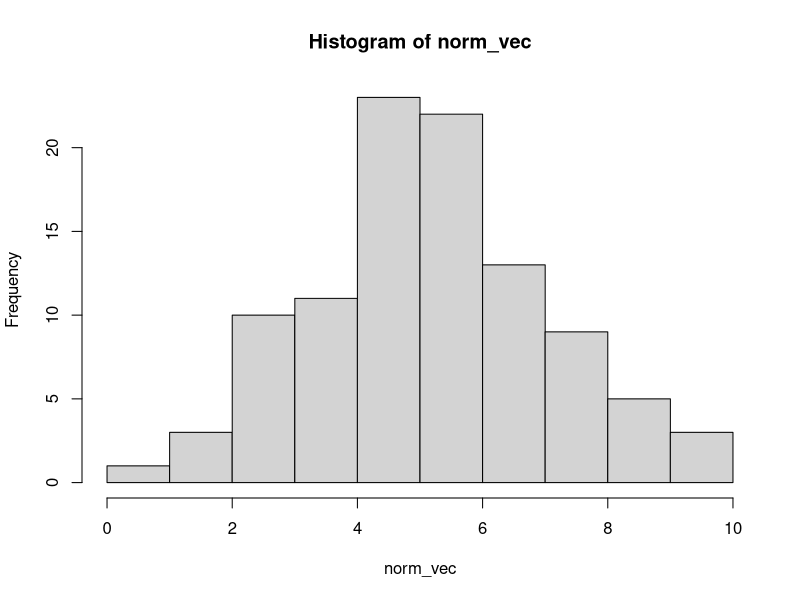
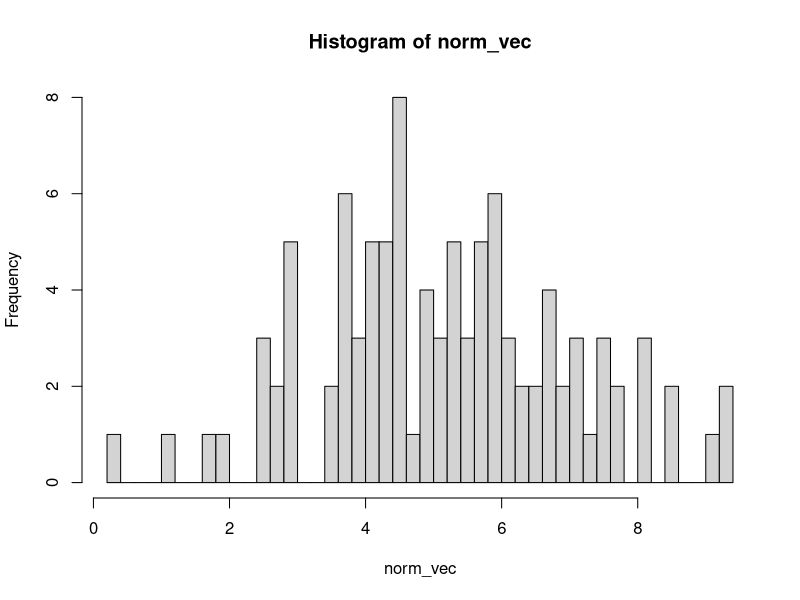
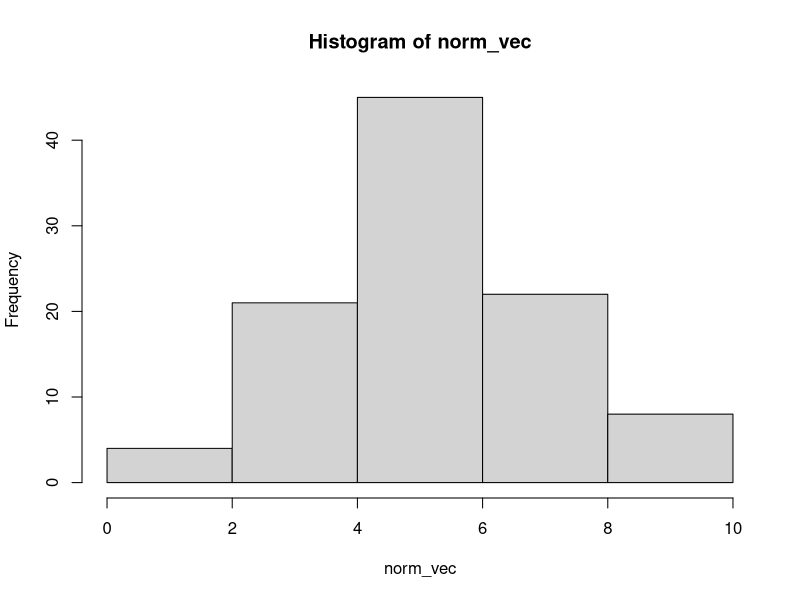
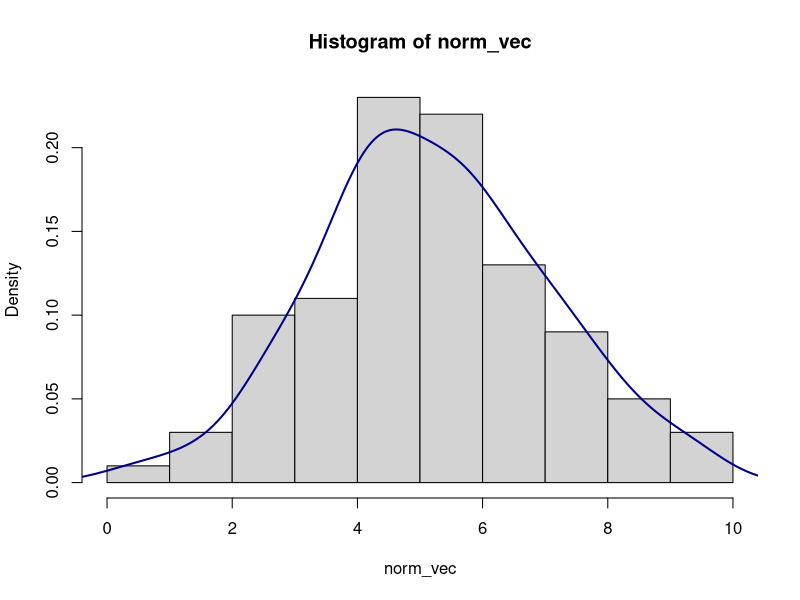
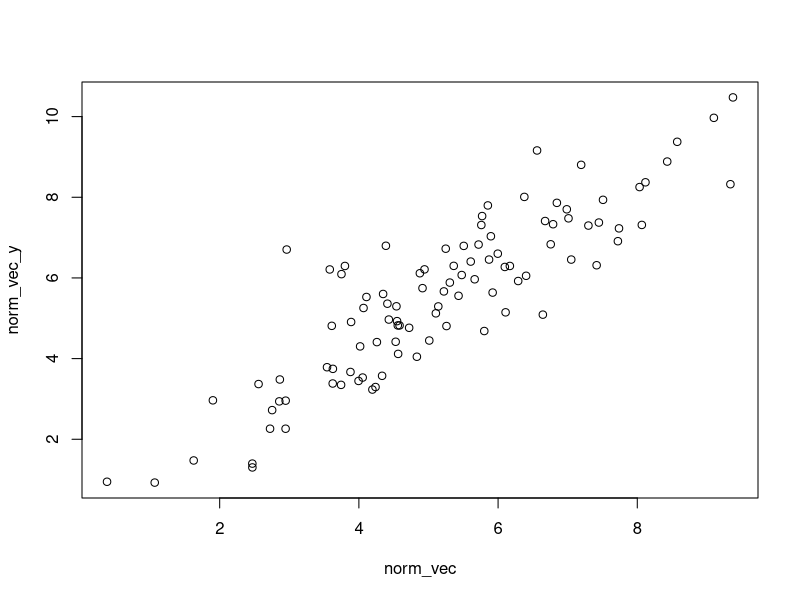
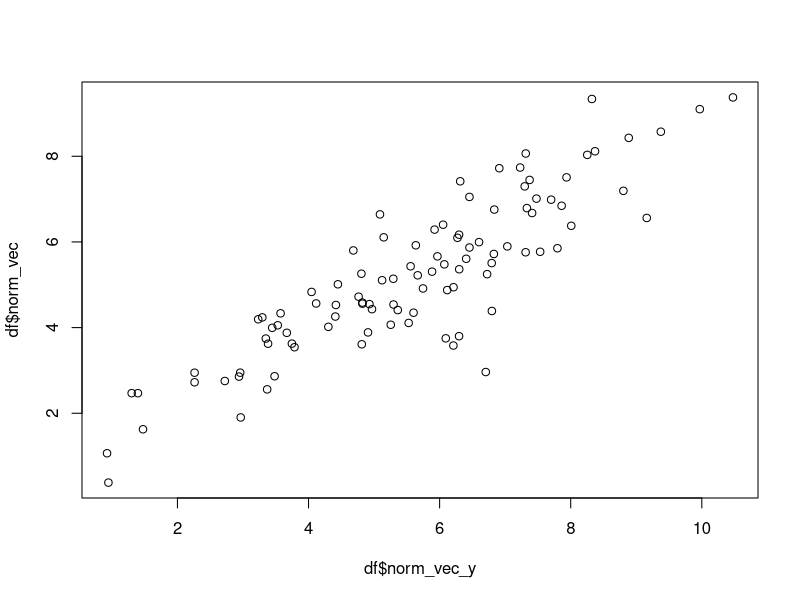
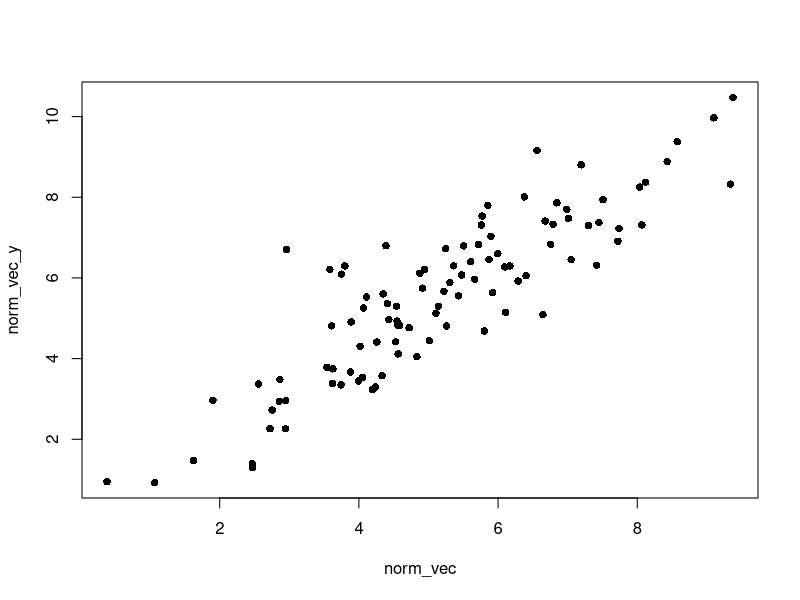
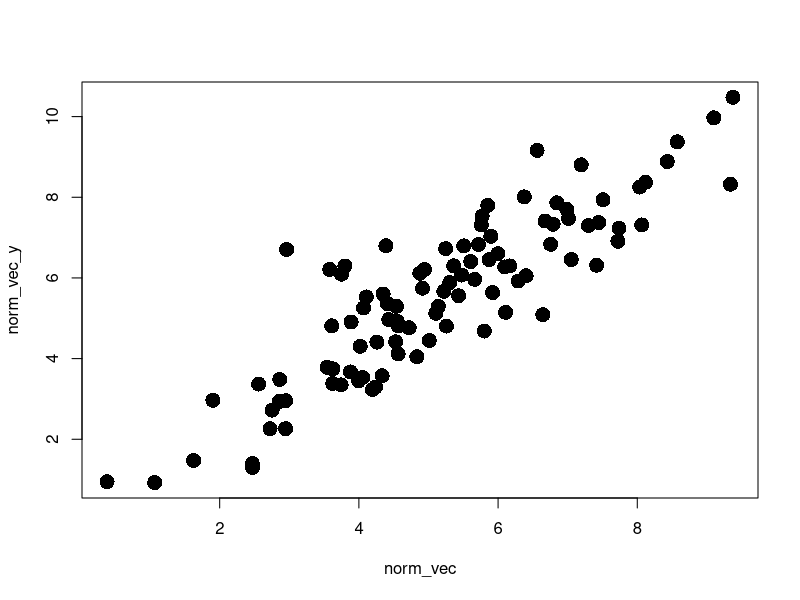

The R source for these figures, in order: (Note: this script raises an error after producing the figures.)
## ---- chunk 1
knitr::opts_chunk$set(echo = TRUE)
## ---- chunk 2
set.seed(123)
norm_vec <- rnorm(100, 5, 2)
## ---- chunk 3
hist(norm_vec)
## ---- chunk 4
hist(norm_vec, breaks = 40)
## ---- chunk 5
hist(norm_vec, breaks = 5)
## ---- chunk 6
hist(norm_vec, freq = FALSE)
lines(density(norm_vec), col = 'darkblue', lwd = 2)
## ---- chunk 7
# same data as above
set.seed(123)
norm_vec <- rnorm(100, 5, 2)
# new vector
norm_vec_y <- 0.5 + norm_vec + rnorm(100)
df <- data.frame(norm_vec, norm_vec_y)
## ---- chunk 8
plot(norm_vec_y ~ norm_vec, data = df)
## ---- chunk 9
plot(x = df$norm_vec_y, y = df$norm_vec)
## ---- chunk 10
plot(norm_vec_y ~ norm_vec, data = df,
     pch = 16)
## ---- chunk 11
plot(norm_vec_y ~ norm_vec, data = df,
     pch = 16, cex = 2)
## ---- chunk 12
plot(norm_vec_y ~ norm_vec, data = df,
     pch = 16, cex = 2)
text(x = 2, y = 14, labels = 'text top left')
## ---- chunk 13
plot(norm_vec_y ~ norm_vec, data = df,
     pch = 16, cex = 2)
text(x = 2, y = 14, labels = 'text top left', adj = c(0, 0))
## ---- chunk 14
plot(norm_vec_y ~ norm_vec, data = df)
abline(a = 0, b = 1)
## ---- chunk 15
plot(norm_vec_y ~ norm_vec, data = df)
abline(a = 0, b = 1)
abline(h = 6)
abline(v = 6)
## ---- chunk 16
plot(norm_vec_y ~ norm_vec, data = df)
abline(a = 0, b = 1, lty = 'dashed', 
       lwd = 5, col = 'darkred')
## ---- chunk 17
plot(norm_vec_y ~ norm_vec, data = df,
     xlab = 'Normal Vector')
## ---- chunk 18
plot(norm_vec_y ~ norm_vec, data = df,
     xlab = 'Normal Vector', axes = FALSE)
axis(side = 1, at = c(2, 6, 9), labels = c('A', 'B', 'C'))
axis(side = 2, at = 1:10, labels = 1:10 / 100)
box()
## ---- chunk 19
# generate a new data.frame, with data from two normal distributions.
df_fac <- data.frame(y_num = c(rnorm(10), rnorm(10, 3)),
                     y_fac = rep(c('A', 'B'), each = 10))
## ---- chunk 20
plot(y_num ~ y_fac, data = df_fac)
